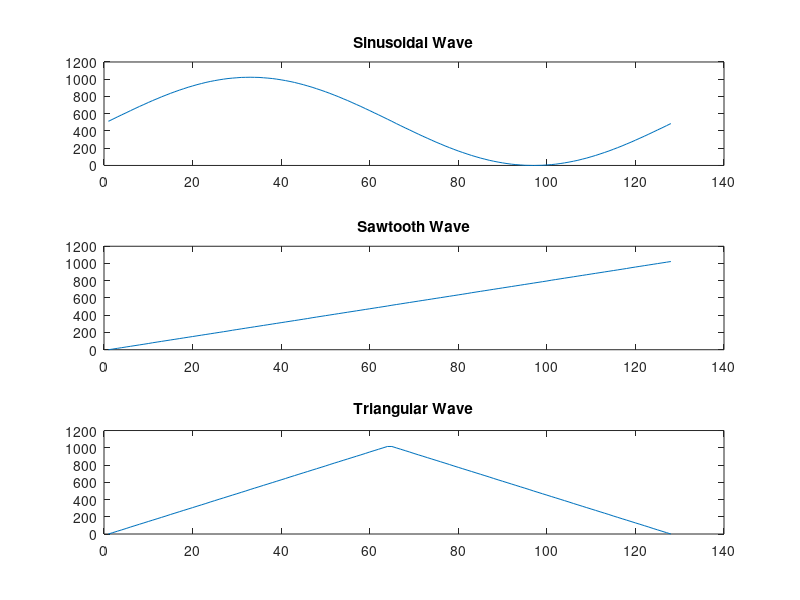

This chart was generated by the following MATLAB code:
% MATLAB code to generate LUTs for Sin, Saw, and Triangle waves

NS = 128;  % Number of samples in LUT

% Generate Sin LUT
Sin_LUT = round((1023 / 2) * (1 + sin(2 * pi * (0:NS-1) / NS)));

% Generate Saw LUT
Saw_LUT = round((0:NS-1) * (1023 / (NS - 1)));

% Generate Triangle LUT
Triangle_LUT = round([2 * (0:NS/2-1) * (1023 / (NS - 1)), 2 * (NS/2-1:-1:0) * (1023 / (NS - 1))]);

% Plotting to verify
subplot(3,1,1);
plot(Sin_LUT);
title('Sinusoidal Wave');

subplot(3,1,2);
plot(Saw_LUT);
title('Sawtooth Wave');

subplot(3,1,3);
plot(Triangle_LUT);
title('Triangular Wave');

% Print Sin LUT in C array format
fprintf('uint32_t Sin_LUT[%d] = {', NS);
fprintf('%d, ', Sin_LUT(1:NS-1));
fprintf('%d};\n\n', Sin_LUT(NS));

% Print Saw LUT in C array format
fprintf('uint32_t Saw_LUT[%d] = {', NS);
fprintf('%d, ', Saw_LUT(1:NS-1));
fprintf('%d};\n\n', Saw_LUT(NS));

% Print Triangle LUT in C array format
fprintf('uint32_t Triangle_LUT[%d] = {', NS);
fprintf('%d, ', Triangle_LUT(1:NS-1));
fprintf('%d};\n\n', Triangle_LUT(NS));
